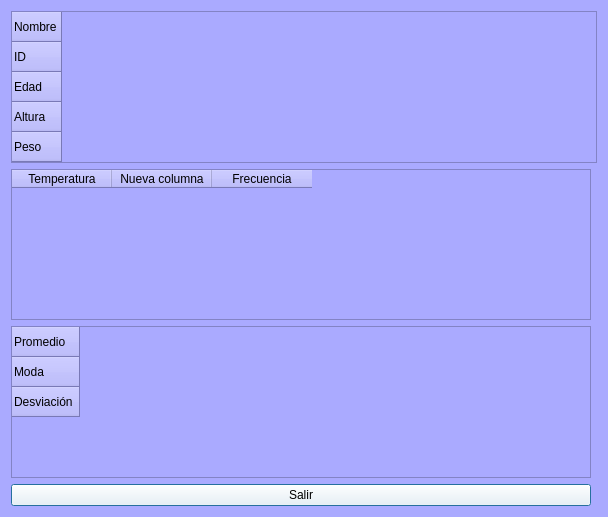
<?xml version="1.0" encoding="UTF-8"?>
<ui version="4.0">
 <class>Dialog</class>
 <widget class="QDialog" name="Dialog">
  <property name="geometry">
   <rect>
    <x>0</x>
    <y>0</y>
    <width>608</width>
    <height>517</height>
   </rect>
  </property>
  <property name="windowTitle">
   <string>Dialog</string>
  </property>
  <property name="styleSheet">
   <string notr="true">background-color: rgb(170, 170, 255)</string>
  </property>
  <layout class="QGridLayout" name="gridLayout">
   <item row="12" column="0">
    <widget class="QTableWidget" name="tableWidget_2">
     <row>
      <property name="text">
       <string>Promedio</string>
      </property>
     </row>
     <row>
      <property name="text">
       <string>Moda</string>
      </property>
     </row>
     <row>
      <property name="text">
       <string>Desviación</string>
      </property>
     </row>
    </widget>
   </item>
   <item row="0" column="0" colspan="2">
    <widget class="QTableWidget" name="datos_paciente">
     <row>
      <property name="text">
       <string>Nombre</string>
      </property>
     </row>
     <row>
      <property name="text">
       <string>ID</string>
      </property>
     </row>
     <row>
      <property name="text">
       <string>Edad</string>
      </property>
     </row>
     <row>
      <property name="text">
       <string>Altura</string>
      </property>
     </row>
     <row>
      <property name="text">
       <string>Peso</string>
      </property>
     </row>
    </widget>
   </item>
   <item row="11" column="0">
    <widget class="QTableWidget" name="tabla_signos">
     <property name="styleSheet">
      <string notr="true"/>
     </property>
     <column>
      <property name="text">
       <string>Temperatura</string>
      </property>
     </column>
     <column>
      <property name="text">
       <string>Nueva columna</string>
      </property>
     </column>
     <column>
      <property name="text">
       <string>Frecuencia</string>
      </property>
     </column>
    </widget>
   </item>
   <item row="13" column="0">
    <widget class="QPushButton" name="salir_de_ventana">
     <property name="styleSheet">
      <string notr="true">background-color: rgb(255, 255, 255)</string>
     </property>
     <property name="text">
      <string>Salir</string>
     </property>
    </widget>
   </item>
  </layout>
 </widget>
 <resources/>
 <connections/>
</ui>
